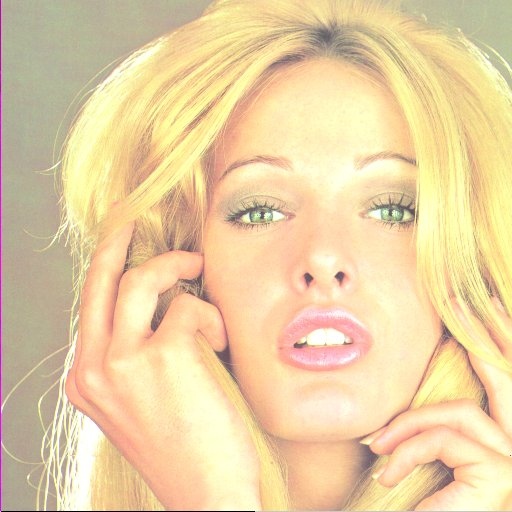
%> input picture Blind Reversible Watermarking using APD/tiffany(matlab).jpg, 512 x 512 px
$ octave Encode_Tiffany.m   (GNU Octave 9; MATLAB toolbox functions it lacks are replaced by stand-ins)
%> lines starting %> are read from the running program, lines starting %| are printed output that depends on the picture
%Attempt for watermarking tiffany.

clc;close all;clear all;
l=imread('tiffany(matlab).jpg');
%> l is the input picture: size 512x512x3 uint8; mean R, G, B 233.5, 208.6, 163.5
o=l;
imshow(l)
title('Original Tiffany image');
figure;
l=rgb2gray(l);
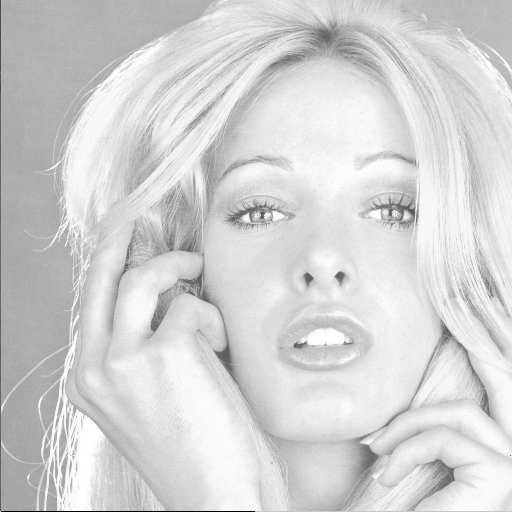
%> l: size 512x512 uint8; min 0, max 255, mean 210.9
o=rgb2gray(o);
imshow(l)
title('Grayscale converted Tiffany');
figure;
imhist(l)
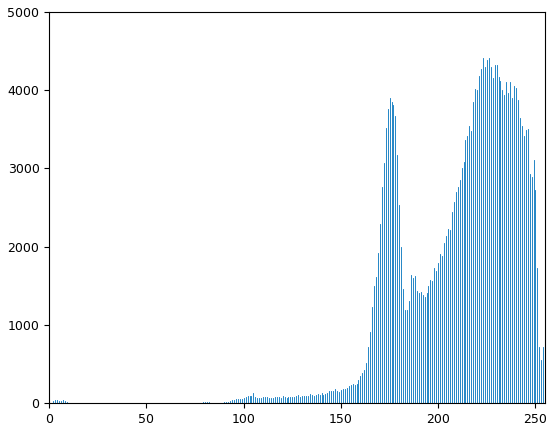
%> figure redrawn from the program's plot data; highest point at x = 226, y = 4415
figure;
l=single(l);
%> l: size 512x512 single
imshow(edge(l))
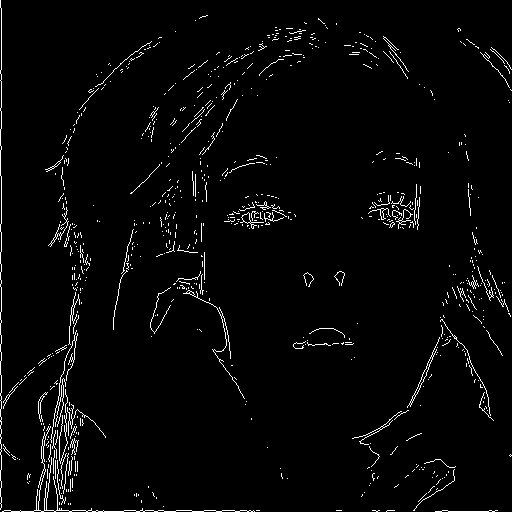
%> displayed picture: size 512x512 logical; 2.7% white in thin lines or dots
title('Border of intensity changes')
figure;

for n=1:50
    for m=1:50
        l(n,m)=(l(n,m) - l(n,m+1));
    end
end
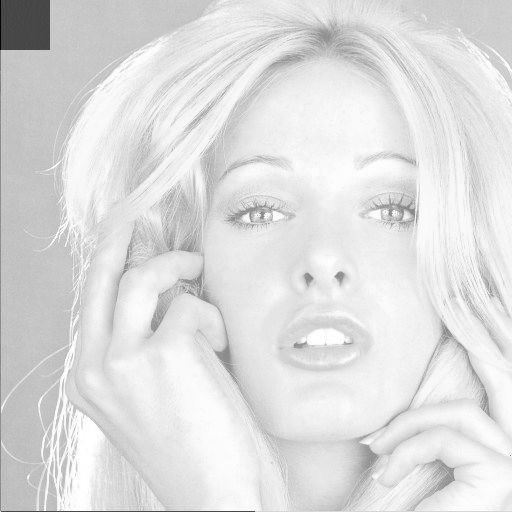
%> l: size 512x512 single; min -99, max 255, mean 209.2; drawn with min black and max white

f=1;
z = -f;
for n=1:50
    for m=1:50
        if (l(n,m) > 1 )
            I(n,m) = l(n,m) + 1;
        elseif (l(n,m) < -1)
            I(n,m) = l(n,m) - 1;
        else
            I(n,m)=l(n,m);
        end
    end
end
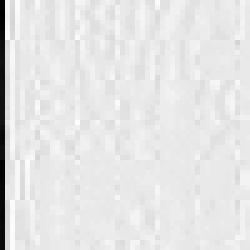
%> I: size 50x50 single (shown 5 times larger); min -100, max 9, mean -2.03; drawn with min black and max white
I;
% [17 lines of commented-out code are left out]

count=0;
for n=1:50
    for m=1:50
        if (I(n,m) == 1)
            count = count + 1;
        elseif (I(n,m) == -1)
            count = count + 1;
        else
            count = count;
        end
    end
end
%> after the loop, count = 910
count
%> count = 910
% [21 lines of commented-out code are left out]
h = 'Ramaiah Institute of Technology';
%> (the run ends here)
